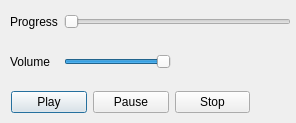
<?xml version="1.0" encoding="UTF-8"?>
<ui version="4.0">
 <class>MusicPlayerDialog</class>
 <widget class="QDialog" name="MusicPlayerDialog">
  <property name="geometry">
   <rect>
    <x>0</x>
    <y>0</y>
    <width>296</width>
    <height>123</height>
   </rect>
  </property>
  <property name="windowTitle">
   <string>Dialog</string>
  </property>
  <widget class="QWidget" name="">
   <property name="geometry">
    <rect>
     <x>10</x>
     <y>50</y>
     <width>161</width>
     <height>24</height>
    </rect>
   </property>
   <layout class="QHBoxLayout" name="horizontalLayout_2">
    <property name="spacing">
     <number>14</number>
    </property>
    <property name="rightMargin">
     <number>0</number>
    </property>
    <item>
     <widget class="QLabel" name="label_2">
      <property name="text">
       <string>Volume</string>
      </property>
     </widget>
    </item>
    <item>
     <widget class="QSlider" name="Volume_Slider">
      <property name="value">
       <number>99</number>
      </property>
      <property name="orientation">
       <enum>Qt::Horizontal</enum>
      </property>
     </widget>
    </item>
   </layout>
  </widget>
  <widget class="QWidget" name="">
   <property name="geometry">
    <rect>
     <x>10</x>
     <y>10</y>
     <width>281</width>
     <height>24</height>
    </rect>
   </property>
   <layout class="QHBoxLayout" name="horizontalLayout">
    <item>
     <widget class="QLabel" name="label">
      <property name="text">
       <string>Progress</string>
      </property>
     </widget>
    </item>
    <item>
     <widget class="QSlider" name="Progress_Slider">
      <property name="orientation">
       <enum>Qt::Horizontal</enum>
      </property>
     </widget>
    </item>
   </layout>
  </widget>
  <widget class="QWidget" name="">
   <property name="geometry">
    <rect>
     <x>11</x>
     <y>90</y>
     <width>239</width>
     <height>25</height>
    </rect>
   </property>
   <layout class="QHBoxLayout" name="horizontalLayout_3">
    <item>
     <widget class="QPushButton" name="Play_Button">
      <property name="text">
       <string>Play</string>
      </property>
     </widget>
    </item>
    <item>
     <widget class="QPushButton" name="Pause_Button">
      <property name="text">
       <string>Pause</string>
      </property>
     </widget>
    </item>
    <item>
     <widget class="QPushButton" name="Stop_Button">
      <property name="text">
       <string>Stop</string>
      </property>
     </widget>
    </item>
   </layout>
  </widget>
 </widget>
 <resources/>
 <connections/>
</ui>
